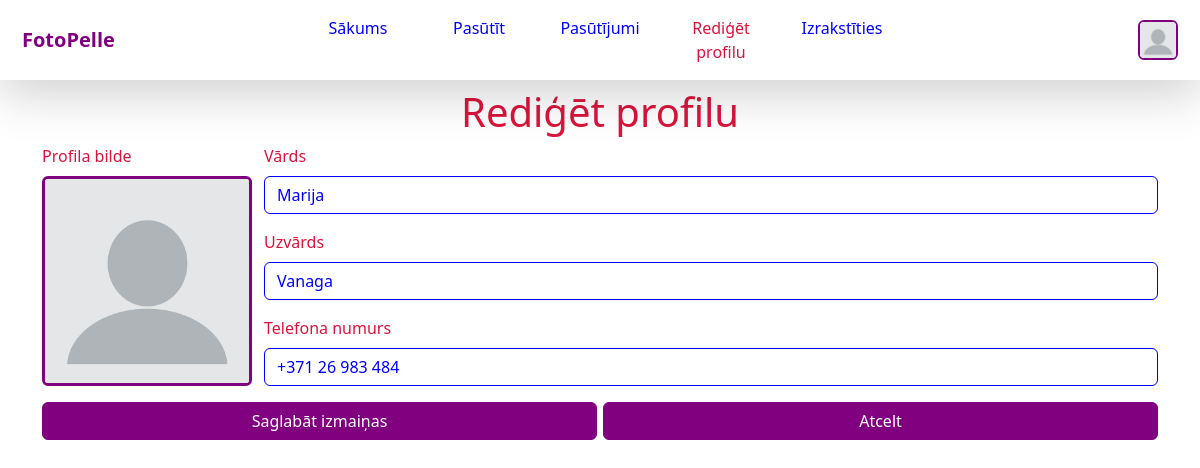
The app's page /rediget_profilu/ (signed in), older data.
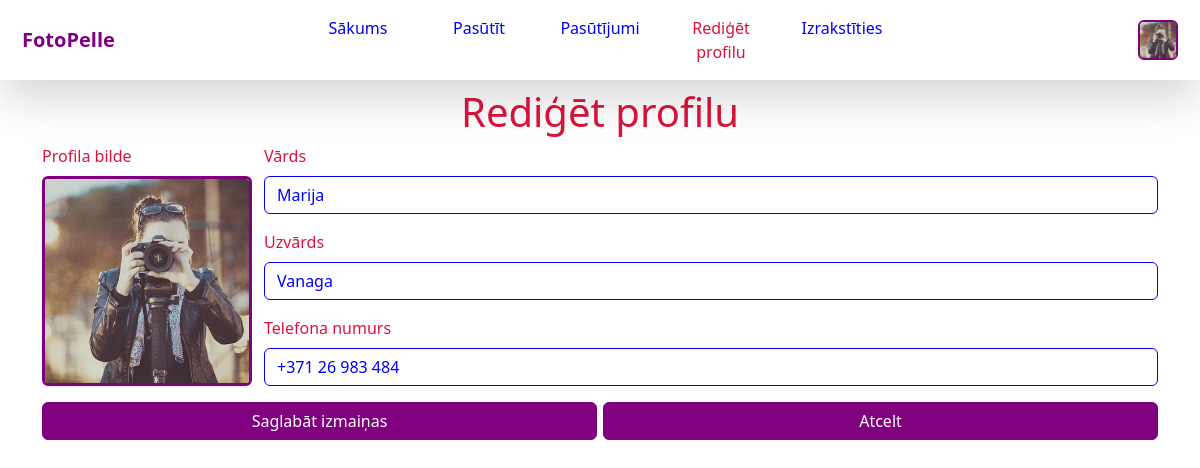
The same page, newer data.
### lietotaji/models.py (models this page shows, shortened)
class Lietotajs(AbstractBaseUser):
    epasts = models.EmailField(max_length=64, primary_key=True, verbose_name="e-pasts")
    USERNAME_FIELD = 'epasts'
    is_active = models.BooleanField(default=True, verbose_name="ir aktīvs")  # Var pieslēgties
    is_admin = models.BooleanField(default=False, verbose_name="ir administrators")
    is_staff = models.BooleanField(default=False, verbose_name="ir personāls")  # Piekļuve administratora vietnei
    is_superuser = models.BooleanField(default=False, verbose_name="ir superlietotājs")  # Ir visas atļaujas (tās specifiski nenorādot)
    vards = models.CharField(max_length=32, verbose_name="vārds")
    uzvards = models.CharField(max_length=32, verbose_name="uzvārds")
    telefona_numurs = models.CharField(max_length=15)
    profila_bilde = models.ImageField(default='profila_bilde/noklusējuma_profila_bilde.png',
                                      upload_to=lietotaja_profila_bildes_cels)
    objects = LietotajaParvaldnieks()
    def ir_fotografs(self):
        try:
            if Fotografs.objects.get(lietotajs=self):
                return True
        except:
            return False
    ir_fotografs.boolean = True
    class Meta:
        verbose_name = "Lietotājs"
        verbose_name_plural = "Lietotāji"

### lietotaji/views.py (the view)
# urls.py: path('rediget_profilu/', RedigetProfilu.as_view(), name="rediģēt profilu"),
class RedigetProfilu(SuccessMessageMixin, UpdateView):
    form_class = ProfilaRedigesanasVeidlapa
    model = Lietotajs
    template_name = "rediget_profilu.html"
    success_url = "/rediget_profilu/"
    success_message = "Jūsu profila izmaiņas tika veiksmīgi saglabātas!"
    def get_object(self):
        return self.request.user

### lietotaji/forms.py
class ProfilaRedigesanasVeidlapa(UserChangeForm):
    vards = forms.CharField(max_length=32, widget=forms.TextInput(attrs={'class': "form-control"}))
    uzvards = forms.CharField(max_length=32, widget=forms.TextInput(attrs={'class': "form-control"}))
    telefona_numurs = forms.CharField(max_length=15, widget=forms.TextInput(
        attrs={'class': "form-control", "pattern": "(\+371)?\s?[0-9]{2}[-\s]?[0-9]{3}[-\s]?[0-9]{3}",
               "value": "+371 "}))
    profila_bilde = forms.ImageField(widget=forms.FileInput(attrs={'style': "display: none;"}))
    class Meta:
        model = Lietotajs
        fields = ("vards", "uzvards", "telefona_numurs", "profila_bilde")

### templates/rediget_profilu.html (shortened to what this page needs)
{% extends 'pamats.html' %}
{% block body %}
    <div class="container">
        <h1>Rediģēt profilu</h1>
        <form method="post" enctype="multipart/form-data" id="profila_redigesanas_veidlapa" onsubmit="console.log('BRUUH');">
            <div class="row justify-content-md-center">
                <div class="col col-md-12 order-2 profila_teksta_redigesna" style="width: calc(100% - 234px); padding-right: 0;">
                    <div class="mb-3">
                        <label for="{{ form.vards.id_for_label }}" class="form-label">Vārds</label>
                        {{ form.vards }}
                    </div>
                    <div class="mb-3">
                        <label for="{{ form.uzvards.id_for_label }}" class="form-label">Uzvārds</label>
                        {{ form.uzvards }}
                    </div>
                    <div class="mb-3">
                        <label for="{{ form.telefona_numurs.id_for_label }}" class="form-label">Telefona numurs</label>
                        {{ form.telefona_numurs }}
                    </div>
                </div>
                <div class="col col-md-12 profila_bildes_redigesna order-1 mb-3" style="width: 210px; padding: 0;">
                    <label for="liela_profila_bild" class="form-label">Profila bilde</label>
                    <div style="position: relative;">
                        <img id="liela_profila_bilde" class="img-thumbnail rounded" style="width: 210px;" src="{{ user.profila_bilde.url }}" alt="Profila bilde">
                    </div>
                </div>
            </div>
            <div style="width: 100%; display: flex; margin-bottom: 6px;">
                <button type="submit" class="btn" style="width: 50%; margin-right: 6px;">Saglabāt izmaiņas</button>
                <button id="atcelt_poga" type="button" class="btn" style="width: 50%;">Atcelt</button>
            </div>
        </form>
    </div>
{% endblock %}

### templates/pamats.html (shortened to what this page needs)
<!DOCTYPE html>
<html lang="lv">
<head>
    <link href="https://cdn.jsdelivr.net/npm/bootstrap@5.2.0-beta1/dist/css/bootstrap.min.css" rel="stylesheet">
    {% load static %}
    <link rel="stylesheet" type="text/css" href="{% static 'css/style.css' %}">
</head>
<body>
<nav class="navbar navbar-expand-lg shadow-lg sticky-top">
    <div class="container-fluid">
        <a class="navbar-brand" href="{% url 'sākumlapa' %}" id="fotopelle">FotoPelle</a>
        <div class="collapse navbar-collapse justify-content-center" id="navigācijas_joslas_pārslēdzējs">
            <ul class="navbar-nav">
                <li class="nav-item"><a class="nav-link {% if request.path == '/' %}active{% endif %}" href="{% url 'sākumlapa' %}">Sākums</a></li>
                {% if user.is_authenticated %}
                <li class="nav-item"><a class="nav-link {% if request.path == '/pasutit/' %}active{% endif %}" href="{% url 'pasūtīt' %}">Pasūtīt</a></li>
                <li class="nav-item"><a class="nav-link {% if request.path == '/pasutijumi/' %}active{% endif %}" href="{% url 'pasūtījumi' %}">Pasūtījumi</a></li>
                <li class="nav-item"><a class="nav-link {% if request.path == '/rediget_profilu/' %}active{% endif %}" href="{% url 'rediģēt profilu' %}">Rediģēt profilu</a></li>
                <li class="nav-item"><a class="nav-link {% if request.path == '/izrakstities/' %}active{% endif %}" href="{% url 'izrakstīties' %}">Izrakstīties</a></li>
                {% endif %}
            </ul>
        </div>
        {% if user.is_authenticated %}
            <img style="margin-right: 10px; object-fit: cover;" class="rounded" id="nav-profila-bilde" width="40" height="40" src="/media/{{ user.profila_bilde }}" alt="">
        {% endif %}
    </div>
</nav>
{% block body %}
{% endblock %}
</body>
</html>

Row changes from the older to the newer data that the page shows:
changed Lietotajs "Marija": profila_bilde: a different picture
